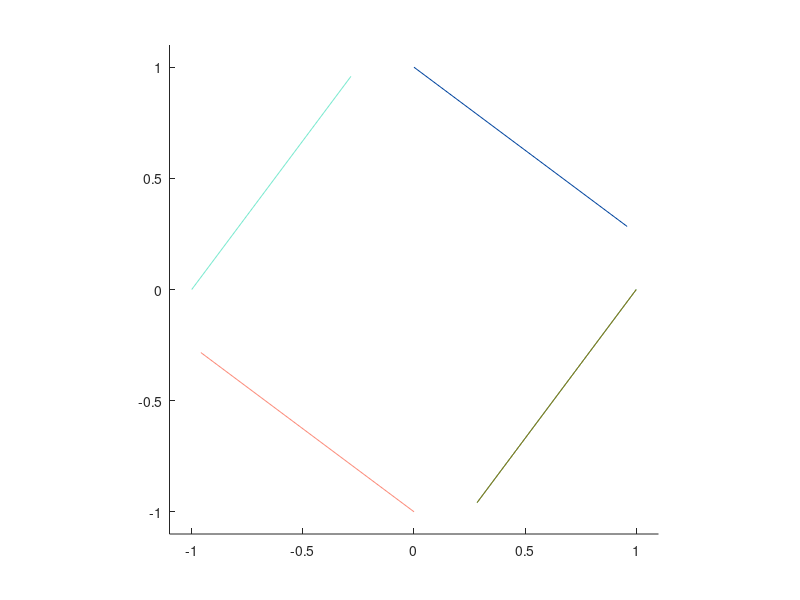

Here is the MATLAB script that generated this plot:
clc;clear varibles;close all;
% ##############################################

n = input('please insert your number ');
alpha = input('please insert your alpha ');
theta = linspace(0,2*pi,n);
x0 = cos(theta);
y0 = sin(theta);
xe = cos(theta+alpha);
ye = sin(theta+alpha);

hold on;
axis([-1.1 1.1 -1.1 1.1]);
axis square

for ii=1:n
    plot([x0(ii),xe(ii)],[y0(ii),ye(ii)],'color',rand(1,3));
    pause(0.001)
end
